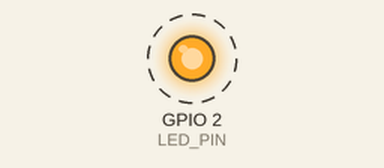
Recording of a sketch running on a simulated ESP32. Parts: output pins drawn as LEDs (lit = HIGH). Dashed ring = blinking. The modem accepts every AT command (registered, SIM ready, sends succeed) and sends nothing else; what the sketch prints to the serial monitor is not drawn.

Above: at 80.9 s.
Timing chart, 0 to 83.7 s (numbered marks = the images above):
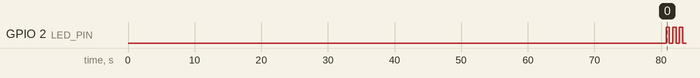

The sketch:

GPRS_SERVER_Transfer.ino
```cpp
#include <ArduinoJson.h>
#include <WiFi.h>
#include <HTTPClient.h>

String payload_data;

//const char* GetCheckURL = "http://116.74.138.184:8053/firmware/version/";
const char* GetCheckURL = "http://116.74.138.184:3000/manage-users";
const char* PostCheckURL = "http://116.74.138.184:3000/api/consumption";

const int LED_PIN = 2;
HardwareSerial NodeMCU(1);  // Serial port for GPRS (RX: 3, TX: 1)

String APN = "bsnlnet";

void blinkLED() {
  digitalWrite(LED_PIN, HIGH);
  delay(500);
  digitalWrite(LED_PIN, LOW);
  delay(500);
}

void checkGprsGetAPICall() {
  String url = GetCheckURL;
//  Handle GPRS request here (using send_data_to_server function)
  int httpCode = send_data_to_server(url, "GET", "", "", "");

  if (httpCode == 200) {
    Serial.println("Response Data: " + payload_data);
  } else {
    Serial.println("GET Request failed. HTTP code: " + String(httpCode));
  }

}

void checkGprsPostAPICall() {
    String url = PostCheckURL;
    DynamicJsonDocument doc(1024); // Adjust size as needed

    doc["mac_Id"] = "MAC00123E";
    doc["time_stamp"] = "2025-03-21T16:59:00Z";
    doc["consumption"] = 00;
    doc["relay_status"] = "OFF";
    doc["voltage"] = 240;
    doc["current"] = 1.4;
    doc["power"] = 245;
    doc["power_factor"] = 1;
    doc["balance"] = 500;
    doc["frequency"] = 50;
    doc["tamper_detected"] = false;

    String jsonPayload;
    serializeJson(doc, jsonPayload);

    int httpCode = send_data_to_server(url, "POST", "application/json", "", jsonPayload);

    if (httpCode == 200) {
        Serial.println("Response Data: " + payload_data);
    } else {
        Serial.println("POST Request failed. HTTP code: " + String(httpCode));
    }
}

// GPRS communication functions provided
bool get_gprs_sim_status() {
  Serial.println("Read SIM Status");
  Serial.println(send_data_to_gprs("AT+CPIN=?", "+CPIN:", 20000));
  return true;
}

int get_gprs_signal_status() {
  int rssi;
  String RSSI_Res;
  Serial.println("Read RSSI Status");

  RSSI_Res = send_data_to_gprs("AT+CSQ", "+CSQ:", 20000);
  Serial.println("RSSI: " + RSSI_Res);

  // Return RSSI value
  return rssi;
}

int parse_gprs_status(String payload) {
  int http_status = -1, payload_len;
  int from, toindex, payload_index;
  String str, len, pl, pl1;
  from = payload.indexOf(",");
  pl = payload.substring(from + 1, payload.length() - 2);
  toindex = pl.indexOf(",");
  str = pl.substring(0, toindex);
  len = pl.substring(toindex + 1, payload.length() - 1);

  http_status = str.toInt();
  payload_len = len.toInt();
  Serial.printf("[status,length]=[%d,%d]\n", http_status, payload_len);
  return http_status;
}

String parse_gprs_payload(String payload) {
  String payload1, msglength;

  int header, from, toindex, len;
  Serial.println("HTTP status code data: " + payload);
  header = payload.indexOf("+HTTPREAD: ");
  from = payload.indexOf(";{");
  msglength = payload.substring(header + 10, from - 1);
  Serial.println("HTTP PL: " + msglength);
  toindex = payload.indexOf("};", from);
  len = msglength.toInt();
  Serial.printf("[Start-End]=[%d,%d], %d\n", from, toindex, len);
  payload1 = payload.substring(from + 1, from + len + 1);
  Serial.println("HTTP PL: " + payload1);
  return payload1;
}

String send_data_to_gprs(String cmd, String expected_str, long millisec) {
  bool data_received = false;
  long exittime;
  int i;
  String response_str;
  Serial.println("[GSM CMD]:" + cmd);
  NodeMCU.flush();
  NodeMCU.println(cmd);
  exittime = millis() + millisec;
  char response[1000];  // Adjust size as needed
  memset(&response[0], 0, sizeof(response));  // empty response buff
  while (!data_received) {
    time_t completion_time = millis() + 500;
    while (millis() < completion_time);
    for (i = 0; NodeMCU.available() > 0 && i < 1000; i++) {
      response[i] = NodeMCU.read();
      if (response[i] == '\n') {
        response[i] = ';';
      }
    }
    response[i] = '\n';

    response_str = String(response);
    char charBuf[50];
    expected_str.toCharArray(charBuf, 50);

    if (strstr(response, charBuf)) {
      data_received = true;
      NodeMCU.println("[GSM RESP]: " + response_str);
    } else if (strstr(response, "ERROR")) {
      data_received = true;
      Serial.println("[GSM RESP]: ERROR");
    }
    if (exittime < millis()) {
      data_received = true;
      Serial.println("[GSM WARN] Time Out occurred..");
    }
  }
  return response_str;
}

bool connect_to_gprs() {
  bool code = false;
  String payload1;

  payload1 = send_data_to_gprs("AT", "OK", 4000);
  payload1 = send_data_to_gprs("AT+SAPBR=3,1,\"Contype\",\"GPRS\"", "OK", 4000);
  payload1 = send_data_to_gprs("AT+SAPBR=3,1,\"APN\"," + APN, "OK", 4000);
  payload1 = send_data_to_gprs("AT+SAPBR=1,1", "OK", 4000);
  payload1 = send_data_to_gprs("AT+SAPBR=2,1", "+SAPBR: ", 10000);
  int index = payload1.indexOf("0.0.0.0");
  if (index > 20) {
    code = false;
    Serial.printf("Failed To Connect To APN = %d\n", index);
  } else {
    code = true;
    Serial.printf("Connected To APN = %d\n", index);
  }
  return code;
}

int send_data_to_server(String url, String req_method, String ContentType, String token, String client_data) {
  int statusCode = -1;
  String payload1;
  get_gprs_signal_status();
  bool code = connect_to_gprs();
  payload1 = send_data_to_gprs("AT+HTTPINIT", "OK", 4000);
  payload1 = send_data_to_gprs("AT+HTTPPARA=\"CID\",1", "OK", 4000);
  payload1 = send_data_to_gprs("AT+HTTPPARA=\"URL\",\"" + url + "\"", "OK", 20000);
//  payload1 = send_data_to_gprs("AT+HTTPSSL=1", "OK", 4000); // Enable SSL if using HTTPS
 payload1 = send_data_to_gprs("AT+HTTPPARA=\"REDIR\",1", "OK", 4000); // Enable redirects

  if (!ContentType.isEmpty()) {
    payload1 = send_data_to_gprs("AT+HTTPPARA=\"CONTENT\",\"" + ContentType + "\"", "OK", 20000);
  }

  if (!token.isEmpty()) {
    String str = "Authorization:" + token;
    payload1 = send_data_to_gprs("AT+HTTPPARA=\"USERDATA\",\"" + str + "\"", "OK", 4000);
  }

  if (req_method == "POST") {
    payload1 = send_data_to_gprs("AT+HTTPDATA=" + String(client_data.length()) + ",100000", "DOWNLOAD", 20000);
    payload1 = send_data_to_gprs(client_data, "OK", 20000);
    payload1 = send_data_to_gprs("AT+HTTPACTION=1", "+HTTPACTION: ", 120000);
     statusCode = parse_gprs_status(payload1);
    if (statusCode == 0) {
      statusCode = -1;
    }
    payload1 = send_data_to_gprs("AT+HTTPREAD", "+HTTPREAD: ", 50000);
    payload_data = parse_gprs_payload(payload1);
  } else if (req_method == "GET") {
    payload1 = send_data_to_gprs("AT+HTTPACTION=0", "+HTTPACTION: ", 120000);
    statusCode = parse_gprs_status(payload1);
    if (statusCode == 0) {
      statusCode = -1;
    }
    payload1 = send_data_to_gprs("AT+HTTPSTATUS?", "+HTTPSTATUS:", 4000);
    payload1 = send_data_to_gprs("AT+HTTPREAD", "+HTTPREAD: ", 120000);
    payload_data = parse_gprs_payload(payload1);
  } else {
    Serial.println("Incorrect method.. ");
  }

  payload1 = send_data_to_gprs("AT+HTTPTERM", "OK", 10000);

  return statusCode;
}

void setup() {
  Serial.begin(115200);     // Serial for debugging
  NodeMCU.begin(9600, SERIAL_8N1, 3, 1); // GPRS communication

  pinMode(LED_PIN, OUTPUT);  // LED pin setup

  Serial.println("GPRS Test started...");

  // GPRS setup
  if (connect_to_gprs()) {
    Serial.println("GPRS connected successfully.");
    // checkGprsGetAPICall();
    checkGprsPostAPICall();
  } else {
    Serial.println("GPRS connection failed.");
    Serial.println("Retrying to connect to GPRS");
    connect_to_gprs();
  }
}

void loop() {
  blinkLED();
}
```

Measured:
- by itself, GPIO 2 (LED_PIN): alternates HIGH for 0.50 s and LOW for 0.50 s
